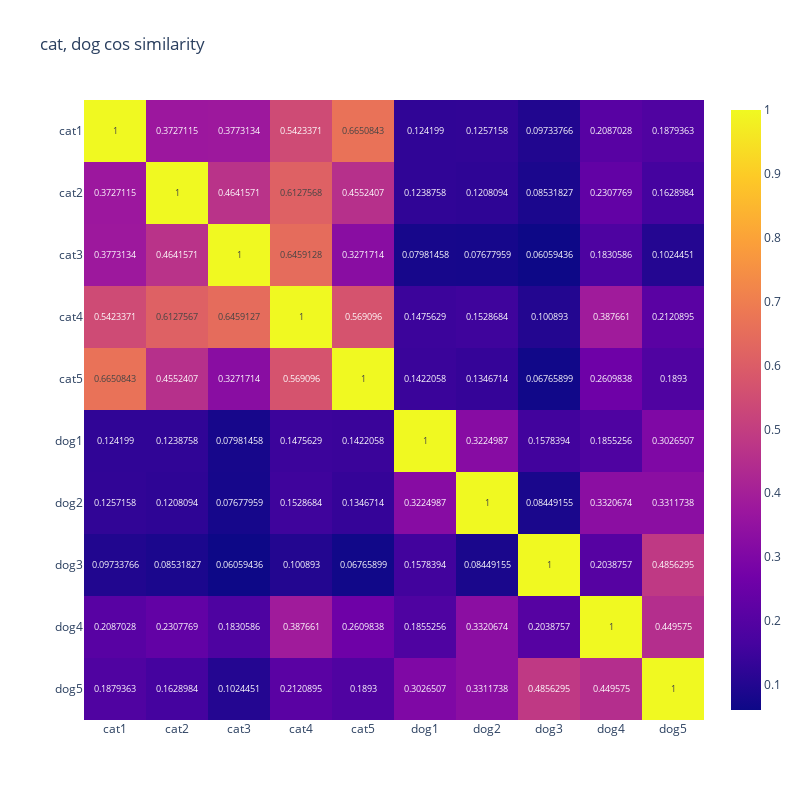

The notebook cell saved with this chart:
### Code cell
figure = px.imshow(cos_similarity, text_auto=True, x=names, y=names, width=800, height=800, title="cat, dog cos similarity")
figure.show()

### Figure 1 — Plotly figure (JSON) as saved in the notebook; plotly's stock layout.template omitted (floating-point values rounded to 4 significant figures)
{"data": [{"coloraxis": "coloraxis", "hovertemplate": "x: %{x}<br>y: %{y}<br>color: %{z}<extra></extra>", "name": "0", "texttemplate": "%{z}", "type": "heatmap", "x": ["cat1", "cat2", "cat3", "cat4", "cat5", "dog1", "dog2", "dog3", "dog4", "dog5"], "xaxis": "x", "y": ["cat1", "cat2", "cat3", "cat4", "cat5", "dog1", "dog2", "dog3", "dog4", "dog5"], "yaxis": "y", "z": [[1.0, 0.3727, 0.3773, 0.5423, 0.6651, 0.1242, 0.1257, 0.09734, 0.2087, 0.1879], [0.3727, 1, 0.4642, 0.6128, 0.4552, 0.1239, 0.1208, 0.08532, 0.2308, 0.1629], [0.3773, 0.4642, 1.0, 0.6459, 0.3272, 0.07981, 0.07678, 0.06059, 0.1831, 0.1024], [0.5423, 0.6128, 0.6459, 1.0, 0.5691, 0.1476, 0.1529, 0.1009, 0.3877, 0.2121], [0.6651, 0.4552, 0.3272, 0.5691, 1, 0.1422, 0.1347, 0.06766, 0.261, 0.1893], [0.1242, 0.1239, 0.07981, 0.1476, 0.1422, 1.0, 0.3225, 0.1578, 0.1855, 0.3027], [0.1257, 0.1208, 0.07678, 0.1529, 0.1347, 0.3225, 1.0, 0.08449, 0.3321, 0.3312], [0.09734, 0.08532, 0.06059, 0.1009, 0.06766, 0.1578, 0.08449, 1.0, 0.2039, 0.4856], [0.2087, 0.2308, 0.1831, 0.3877, 0.261, 0.1855, 0.3321, 0.2039, 1.0, 0.4496], [0.1879, 0.1629, 0.1024, 0.2121, 0.1893, 0.3027, 0.3312, 0.4856, 0.4496, 1]]}], "layout": {"coloraxis": {"colorscale": [[0, "#0d0887"], [0.1111, "#46039f"], [0.2222, "#7201a8"], [0.3333, "#9c179e"], [0.4444, "#bd3786"], [0.5556, "#d8576b"], [0.6667, "#ed7953"], [0.7778, "#fb9f3a"], [0.8889, "#fdca26"], [1, "#f0f921"]]}, "height": 800, "title": {"text": "cat, dog cos similarity"}, "width": 800, "xaxis": {"anchor": "y", "constrain": "domain", "domain": [0, 1], "scaleanchor": "y"}, "yaxis": {"anchor": "x", "autorange": "reversed", "constrain": "domain", "domain": [0, 1]}}}
